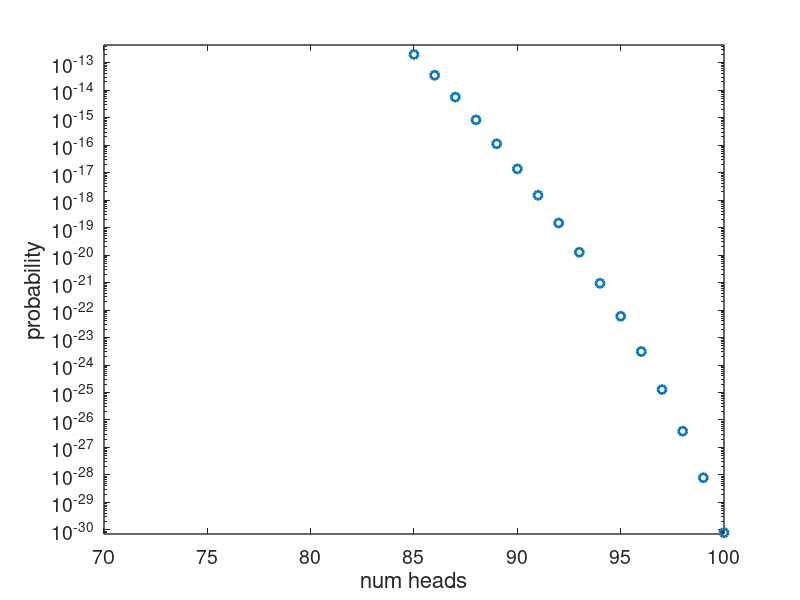
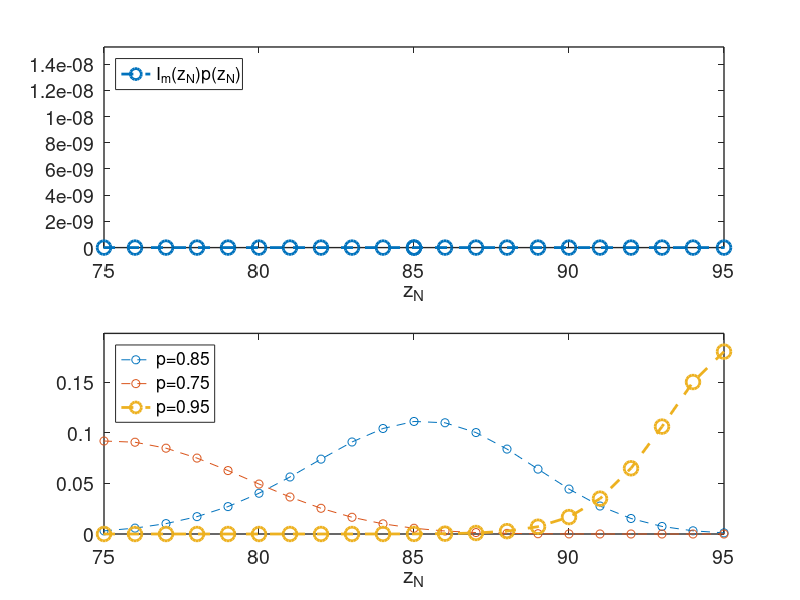

The MATLAB source for these figures, in order:
n=100;          % number of coin flips  
x=0:n;          % vector of possible number of heads
p=0.5;          % unbiased probability of heads

m=85;           % threshhold


nv=n*ones(size(x));         % vector of all n's
c=gamma(nv+1)./(gamma(x+1).*gamma(nv-x+1));     % binomial coefficients
probs=c.*exp(x*log(p)+(nv-x)*log(1-p));         % vector of probabilities    

indx=x<m;                   % index below threshhold
probtail=probs;             
probtail(indx)=0;           % cut off values < threshhold

%
%
%
figure(1)
semilogy(x,probtail,'o','linewidth',2);
axis([70 100 0 2*max(probtail)]);
a=gca;
set(a,'linewidth',1,'FontSize',14);
xlabel('num heads','FontSize',16);
ylabel('probability','FontSize',16);

p=0.85;
prob85=c.*exp(x*log(p)+(nv-x)*log(1-p));

p=0.75;
prob75=c.*exp(x*log(p)+(nv-x)*log(1-p));

p=0.95;
prob95=c.*exp(x*log(p)+(nv-x)*log(1-p));


%
% for plotting purpose make a jump at threshhold 
%
x2=[x(1:m) x(m+1) x(m+1:end)];
probtail2=[probtail(1:m) probtail(m) probtail(m+1:end)];


figure(2)
subplot(2,1,1),plot(x2,probtail2,'o--','linewidth',2,'MarkerSize',10);
legend('I_m(z_N)p(z_N)','Location','NorthWest','Fontsize',16);
axis([75 95 0 1.1*max(probtail2)]);
a=gca;
set(a,'linewidth',1,'FontSize',14);
xlabel('z_N')
subplot(2,1,2),plot(x,prob85,'o--',x,prob75,'o--',x,prob95,'o--','linewidth',2,'MarkerSize',10);
legend('p=0.85','p=0.75','p=0.95','Location','NorthWest','FontSize',16);
axis([75 95 0 1.1*max([prob75 prob85 prob95])]);
a=gca;
set(a,'linewidth',1,'FontSize',14);
xlabel('z_N')